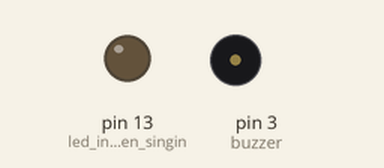
Recording of a sketch running on a simulated Arduino Uno, built with avr-gcc and run on an emulated ATmega328P. On the bench: output pins drawn as LEDs (lit = HIGH), buzzer (waves = sounding).

Above: at 1.61 s.
At 22.36 s:
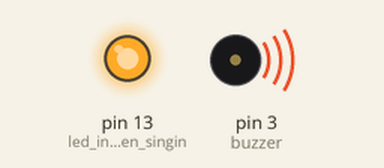
At 31.72 s:
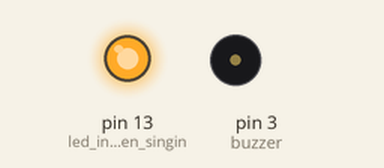
At 42.89 s:
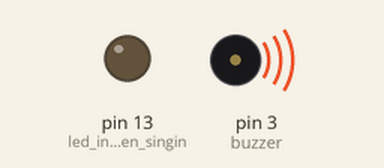
Timing chart, 0 to 43.2 s (numbered marks = the images above):
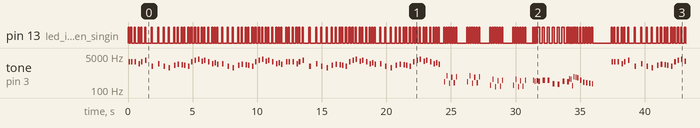

The sketch:

marioBuzzer.ino
```cpp
/*
  Arduino Mario Bros Tunes
  With Piezo Buzzer and PWM

  Connect the positive side of the Buzzer to pin 3,
  then the negative side to a 1k ohm resistor. Connect
  the other side of the 1 k ohm resistor to
  ground(GND) pin on the Arduino.

  by: Dipto Pratyaksa
  last updated: 31/3/13
*/

/*************************************************
 * Public Constants
 *************************************************/

#define NOTE_B0  31
#define NOTE_C1  33
#define NOTE_CS1 35
#define NOTE_D1  37
#define NOTE_DS1 39
#define NOTE_E1  41
#define NOTE_F1  44
#define NOTE_FS1 46
#define NOTE_G1  49
#define NOTE_GS1 52
#define NOTE_A1  55
#define NOTE_AS1 58
#define NOTE_B1  62
#define NOTE_C2  65w
#define NOTE_CS2 69
#define NOTE_D2  73
#define NOTE_DS2 78
#define NOTE_E2  82
#define NOTE_F2  87
#define NOTE_FS2 93
#define NOTE_G2  98
#define NOTE_GS2 104
#define NOTE_A2  110
#define NOTE_AS2 117
#define NOTE_B2  123
#define NOTE_C3  131
#define NOTE_CS3 139
#define NOTE_D3  147
#define NOTE_DS3 156
#define NOTE_E3  165
#define NOTE_F3  175
#define NOTE_FS3 185
#define NOTE_G3  196
#define NOTE_GS3 208
#define NOTE_A3  220
#define NOTE_AS3 233
#define NOTE_B3  247
#define NOTE_C4  262
#define NOTE_CS4 277
#define NOTE_D4  294
#define NOTE_DS4 311
#define NOTE_E4  330
#define NOTE_F4  349
#define NOTE_FS4 370
#define NOTE_G4  392
#define NOTE_GS4 415
#define NOTE_A4  440
#define NOTE_AS4 466
#define NOTE_B4  494
#define NOTE_C5  523
#define NOTE_CS5 554
#define NOTE_D5  587
#define NOTE_DS5 622
#define NOTE_E5  659
#define NOTE_F5  698
#define NOTE_FS5 740
#define NOTE_G5  784
#define NOTE_GS5 831
#define NOTE_A5  880
#define NOTE_AS5 932
#define NOTE_B5  988
#define NOTE_C6  1047
#define NOTE_CS6 1109
#define NOTE_D6  1175
#define NOTE_DS6 1245
#define NOTE_E6  1319
#define NOTE_F6  1397
#define NOTE_FS6 1480
#define NOTE_G6  1568
#define NOTE_GS6 1661
#define NOTE_A6  1760
#define NOTE_AS6 1865
#define NOTE_B6  1976
#define NOTE_C7  2093
#define NOTE_CS7 2217
#define NOTE_D7  2349
#define NOTE_DS7 2489
#define NOTE_E7  2637
#define NOTE_F7  2794
#define NOTE_FS7 2960
#define NOTE_G7  3136
#define NOTE_GS7 3322
#define NOTE_A7  3520
#define NOTE_AS7 3729
#define NOTE_B7  3951
#define NOTE_C8  4186
#define NOTE_CS8 4435
#define NOTE_D8  4699
#define NOTE_DS8 4978

#define melodyPin 3
//Mario main theme melody
int melody[] = {
  NOTE_E7, NOTE_E7, 0, NOTE_E7,
  0, NOTE_C7, NOTE_E7, 0,
  NOTE_G7, 0, 0,  0,
  NOTE_G6, 0, 0, 0,

  NOTE_C7, 0, 0, NOTE_G6,
  0, 0, NOTE_E6, 0,
  0, NOTE_A6, 0, NOTE_B6,
  0, NOTE_AS6, NOTE_A6, 0,

  NOTE_G6, NOTE_E7, NOTE_G7,
  NOTE_A7, 0, NOTE_F7, NOTE_G7,
  0, NOTE_E7, 0, NOTE_C7,
  NOTE_D7, NOTE_B6, 0, 0,

  NOTE_C7, 0, 0, NOTE_G6,
  0, 0, NOTE_E6, 0,
  0, NOTE_A6, 0, NOTE_B6,
  0, NOTE_AS6, NOTE_A6, 0,

  NOTE_G6, NOTE_E7, NOTE_G7,
  NOTE_A7, 0, NOTE_F7, NOTE_G7,
  0, NOTE_E7, 0, NOTE_C7,
  NOTE_D7, NOTE_B6, 0, 0
};
//Mario main them tempo
int tempo[] = {
  12, 12, 12, 12,
  12, 12, 12, 12,
  12, 12, 12, 12,
  12, 12, 12, 12,

  12, 12, 12, 12,
  12, 12, 12, 12,
  12, 12, 12, 12,
  12, 12, 12, 12,

  9, 9, 9,
  12, 12, 12, 12,
  12, 12, 12, 12,
  12, 12, 12, 12,

  12, 12, 12, 12,
  12, 12, 12, 12,
  12, 12, 12, 12,
  12, 12, 12, 12,

  9, 9, 9,
  12, 12, 12, 12,
  12, 12, 12, 12,
  12, 12, 12, 12,
};
//Underworld melody
int underworld_melody[] = {
  NOTE_C4, NOTE_C5, NOTE_A3, NOTE_A4,
  NOTE_AS3, NOTE_AS4, 0,
  0,
  NOTE_C4, NOTE_C5, NOTE_A3, NOTE_A4,
  NOTE_AS3, NOTE_AS4, 0,
  0,
  NOTE_F3, NOTE_F4, NOTE_D3, NOTE_D4,
  NOTE_DS3, NOTE_DS4, 0,
  0,
  NOTE_F3, NOTE_F4, NOTE_D3, NOTE_D4,
  NOTE_DS3, NOTE_DS4, 0,
  0, NOTE_DS4, NOTE_CS4, NOTE_D4,
  NOTE_CS4, NOTE_DS4,
  NOTE_DS4, NOTE_GS3,
  NOTE_G3, NOTE_CS4,
  NOTE_C4, NOTE_FS4, NOTE_F4, NOTE_E3, NOTE_AS4, NOTE_A4,
  NOTE_GS4, NOTE_DS4, NOTE_B3,
  NOTE_AS3, NOTE_A3, NOTE_GS3,
  0, 0, 0
};
//Underwolrd tempo
int underworld_tempo[] = {
  12, 12, 12, 12,
  12, 12, 6,
  3,
  12, 12, 12, 12,
  12, 12, 6,
  3,
  12, 12, 12, 12,
  12, 12, 6,
  3,
  12, 12, 12, 12,
  12, 12, 6,
  6, 18, 18, 18,
  6, 6,
  6, 6,
  6, 6,
  18, 18, 18, 18, 18, 18,
  10, 10, 10,
  10, 10, 10,
  3, 3, 3
};

void setup(void)
{
  pinMode(3, OUTPUT);//buzzer
  pinMode(13, OUTPUT);//led indicator when singing a note

}
void loop()
{
  //sing the tunes
  sing(1);
  sing(1);
  sing(2);
}
int song = 0;

void sing(int s) {
  // iterate over the notes of the melody:
  song = s;
  if (song == 2) {
    Serial.println(" 'Underworld Theme'");
    int size = sizeof(underworld_melody) / sizeof(int);
    for (int thisNote = 0; thisNote < size; thisNote++) {

      // to calculate the note duration, take one second
      // divided by the note type.
      //e.g. quarter note = 1000 / 4, eighth note = 1000/8, etc.
      int noteDuration = 1000 / underworld_tempo[thisNote];

      buzz(melodyPin, underworld_melody[thisNote], noteDuration);

      // to distinguish the notes, set a minimum time between them.
      // the note's duration + 30% seems to work well:
      int pauseBetweenNotes = noteDuration * 1.30;
      delay(pauseBetweenNotes);

      // stop the tone playing:
      buzz(melodyPin, 0, noteDuration);

    }

  } else {

    Serial.println(" 'Mario Theme'");
    int size = sizeof(melody) / sizeof(int);
    for (int thisNote = 0; thisNote < size; thisNote++) {

      // to calculate the note duration, take one second
      // divided by the note type.
      //e.g. quarter note = 1000 / 4, eighth note = 1000/8, etc.
      int noteDuration = 1000 / tempo[thisNote];

      buzz(melodyPin, melody[thisNote], noteDuration);

      // to distinguish the notes, set a minimum time between them.
      // the note's duration + 30% seems to work well:
      int pauseBetweenNotes = noteDuration * 1.30;
      delay(pauseBetweenNotes);

      // stop the tone playing:
      buzz(melodyPin, 0, noteDuration);

    }
  }
}

void buzz(int targetPin, long frequency, long length) {
  digitalWrite(13, HIGH);
  long delayValue = 1000000 / frequency / 2; // calculate the delay value between transitions
  //// 1 second's worth of microseconds, divided by the frequency, then split in half since
  //// there are two phases to each cycle
  long numCycles = frequency * length / 1000; // calculate the number of cycles for proper timing
  //// multiply frequency, which is really cycles per second, by the number of seconds to
  //// get the total number of cycles to produce
  for (long i = 0; i < numCycles; i++) { // for the calculated length of time...
    digitalWrite(targetPin, HIGH); // write the buzzer pin high to push out the diaphram
    delayMicroseconds(delayValue); // wait for the calculated delay value
    digitalWrite(targetPin, LOW); // write the buzzer pin low to pull back the diaphram
    delayMicroseconds(delayValue); // wait again or the calculated delay value
  }
  digitalWrite(13, LOW);

}
```

Measured:
- by itself, pin 13 (led_indicator_when_singin): moves between LOW and HIGH, repeating every 37.4 s
- by itself, tone on pin 3 (buzzer): plays 2585 Hz for 0.12 s, 2585 Hz for 0.12 s, 2585 Hz for 0.12 s, 2062 Hz for 0.12 s, 2585 Hz for 0.12 s, 3059 Hz for 0.12 s … (440 notes in this stretch)
